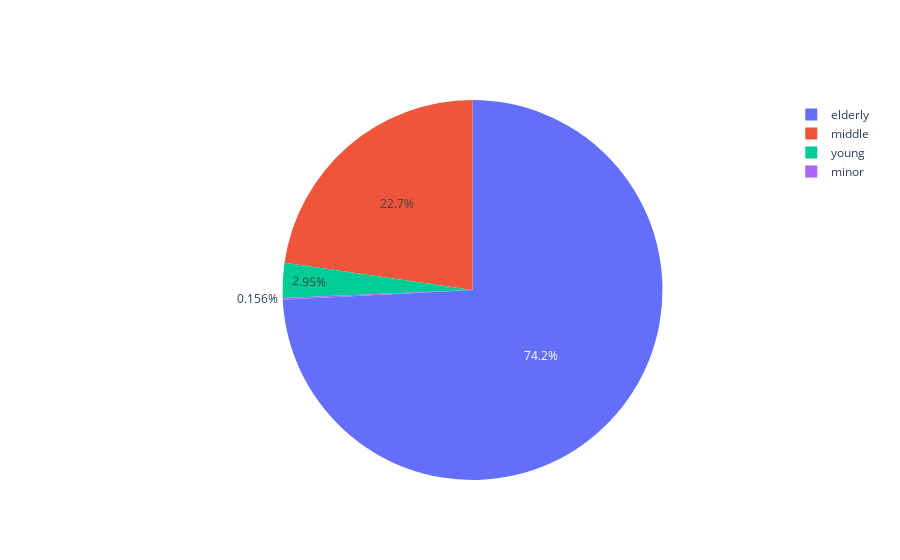

The cell this chart's notebook holds for it:
### Code cell
import plotly.graph_objects as go

labels = ['minor','young','middle','elderly']
values = [(len(minor_stroke)/643)*100,(len(young_stroke)/643)*100,(len(middle_stroke)/643)*100,(len(elderly_stroke)/643)*100]

fig = go.Figure(data=[go.Pie(labels=labels, values=values)])
fig.show()

### Figure 1 — Plotly figure (JSON) as saved in the notebook; plotly's stock layout.template omitted (floating-point values rounded to 4 significant figures)
{"data": [{"labels": ["minor", "young", "middle", "elderly"], "type": "pie", "values": [0.1555, 2.955, 22.71, 74.18]}], "layout": {}}
